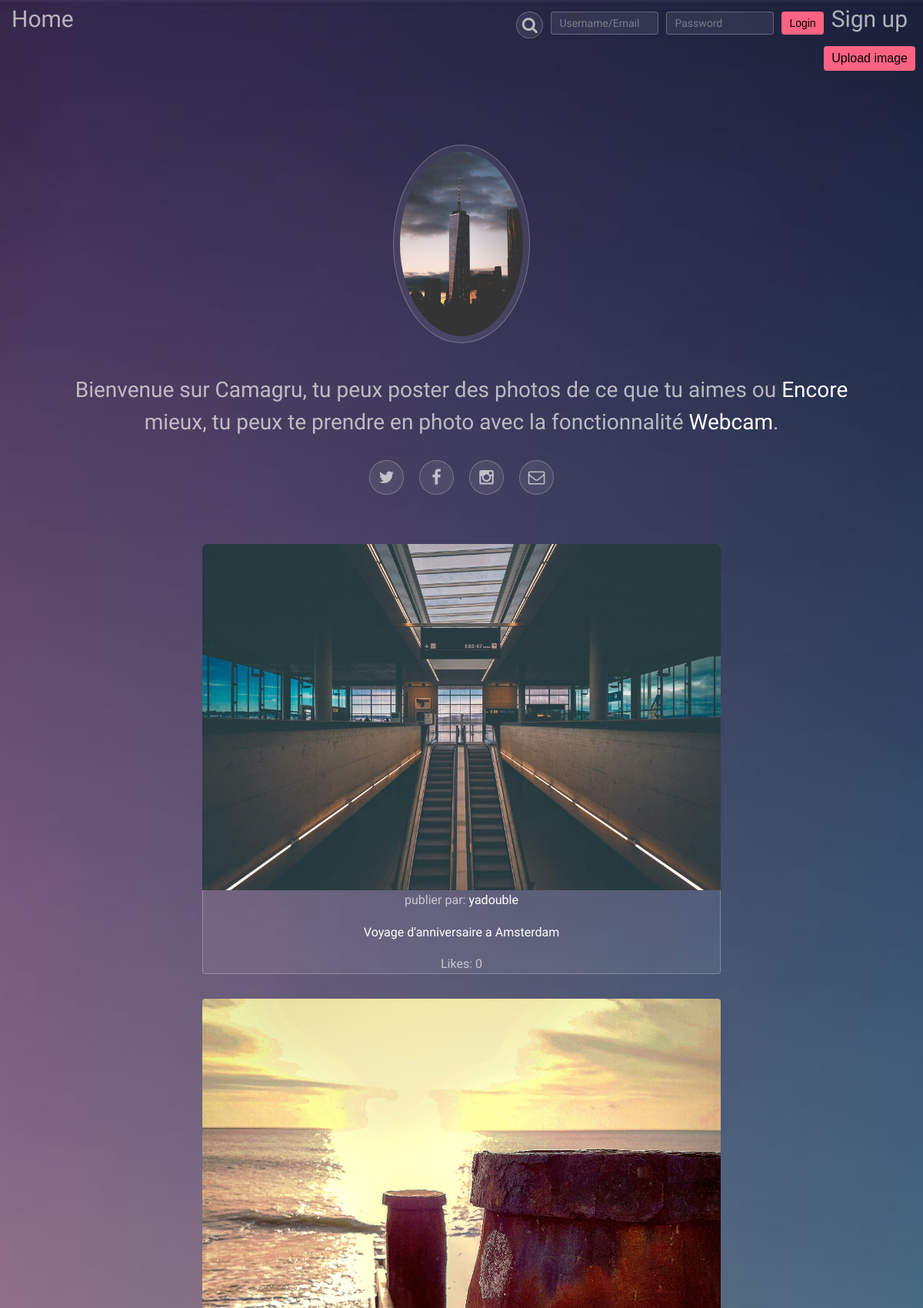
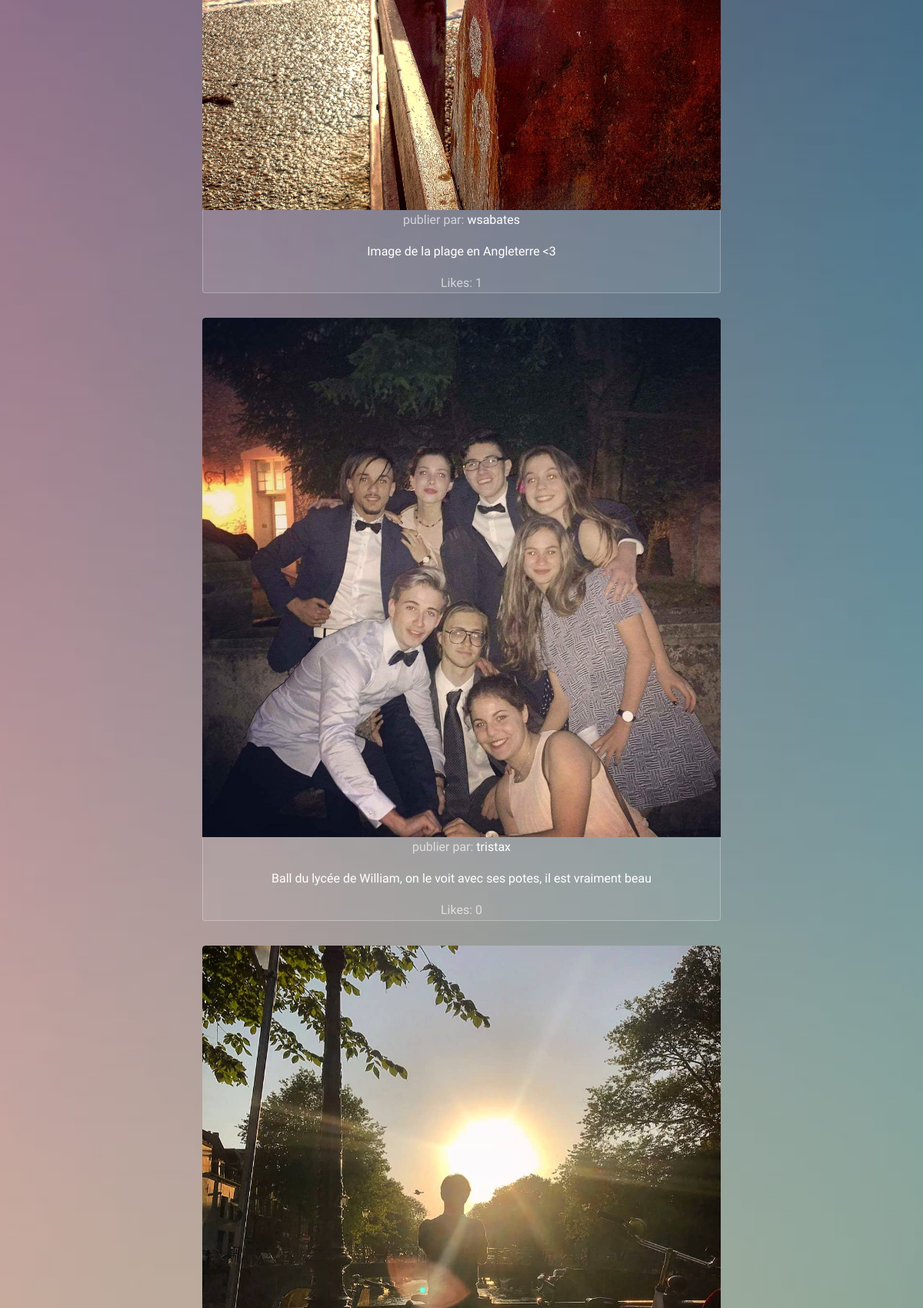
The page / (upper part) on the database its author committed (2 pictures, top to bottom).
### tables this page shows
CREATE TABLE `uploaded_img` (
  `id` int(11) NOT NULL,
  `user_id` varchar(256) NOT NULL,
  `title` varchar(256) NOT NULL,
  `description` varchar(256) NOT NULL,
  `img_name` varchar(256) NOT NULL,
  `nb_likes` int(11) DEFAULT NULL,
  `a_date` varchar(256) NOT NULL
);

### index.php (the view, shortened to what this page needs)
<?php
include "includes/config/database.php";
include_once "header.php";
?>
    <div class="msg">
<form action="img_galery.php" method="GET">
    <button class="nav-login" type="submit" name="Uplaod" style="margin-right:10px;;">Upload image</button>
</form>
<div id="wrapper">
    <header id="header"?>
        <div id="header">
            <span class="avatar">
                <?php
                if(!isset($_SESSION['u_id']))
                    echo "<a href='upload_profil_Img.php'><img src='images/fulls/01.jpg'></a>";
                    ?>
            </span>
            <h1>Bienvenue sur Camagru, tu peux poster des photos de ce que tu aimes ou <strong>Encore</strong> mieux,
                tu peux te prendre en photo avec la fonctionnalité <strong>Webcam</strong>.</h1>
            <ul class="icons">
                <li><a href="https://twitter.com/lepenjm" class="icon style2 fa-twitter"><span class="label">Twitter</span></a></li>
                <li><a href="https://www.facebook.com/JMLP.officiel/" class="icon style2 fa-facebook"><span class="label">Facebook</span></a></li>
                <li><a href="https://www.instagram.com/jeanmarielepenofficiel/?hl=fr" class="icon style2 fa-instagram"><span class="label">Instagram</span></a></li>
                <li><a href="http://www.jeanmarielepen.com/p/contact.html" class="icon style2 fa-envelope-o"><span class="label">Email</span></a></li>
            </ul>
        </div>
    </header>
<section id="main">
    <?php
    $imgParPages = 5;
    if(isset($_GET['page']) AND !empty($_GET['page']) AND $_GET['page'] > 0)
    {
        $_GET['page'] = intval($_GET['page']);
        $pageCourante = $_GET['page'];
    }else{
        $pageCourante = 1;
    }
    $depart = ($pageCourante - 1)*$imgParPages;
    $sql = "SELECT * FROM uploaded_img LIMIT $depart,$imgParPages";
    $result = $connexion->query($sql);
    while($row = $result->fetch(PDO::FETCH_ASSOC)) {
        echo "<section class='thumbnails'>
        <div class='image_commentaire'>
            <a href='image_commentaire.php?image=" . $row[img_name]. "'>
                <img  src='images/" . $row[img_name]. "' />
                publier par: <strong>$row[user_id]</strong>
                <h3>$row[description]</h3>
                Likes: $row[nb_likes]
            </a>
        </div>
    </section>
    ";
    }
    ?>
</section>
    </div>
<?php
include_once "footer.php";
?>

### rows shown on the page
uploaded_img: img_name (picture), user "yadouble", description "Voyage d'anniversaire a Amsterdam", nb_likes "0"
uploaded_img: img_name (picture), user "wsabates", description "Image de la plage en Angleterre <3", nb_likes "1"
uploaded_img: img_name (picture), user "tristax", description "Ball du lycée de William, on le voit avec ses potes, il est vraiment beau", nb_likes "0"
uploaded_img: img_name (picture)
